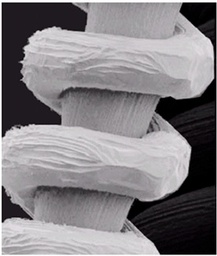
#> input picture assignment2/assignment2_image1.jpg, 217 x 256 px, shrunk from 276 x 325 before the run, found by its file name
$ python ex2.py
#> lines starting #> are read from the running program, lines starting #| are printed output that depends on the picture
# %%
import pandas as pd
import cv2 as cv
import numpy as np
import matplotlib.pyplot as plt
import math
from IPython.display import Image, display, HTML

print(pd.__version__)
print(cv.__version__)

# %%
#%%[markdown]
# ![title](assignment2_image1.jpg)
image = cv.imread("./image/assignment2_image1.jpg")
#> image is the input picture: shape (256, 217, 3); mean B, G, R 130.5, 127.1, 130.3
gray_image = cv.cvtColor(image, cv.COLOR_BGR2GRAY)

display(HTML('<h3>Original image</h3>'))
display(Image(filename='./image/assignment2_image1.jpg'))

# %% [markdown]
# # 1. Gamma Correction with value from 0.5 - 2.0 (step = 0.1)

# %%

# Define the initial gamma value
gamma = 0.5

# Perform gamma correction
while(gamma < 2.01):
    gamma_corrected = np.power(image/255.0, gamma)
    gamma_corrected = np.uint8(gamma_corrected * 255.0)
    cv.imwrite(f'./image/gamma/output_{gamma}.jpg', gamma_corrected)

    gamma = round(gamma + 0.1, 2)
#> this loop made 16 passes
#> pass 1, `gamma_corrected = np.power(image/255.0, gamma)`:
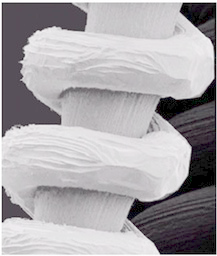
#> gamma_corrected: shape (256, 217, 3) float64; mean B, G, R 0.664, 0.65, 0.662


# display all new images
i = 0.5
while (i < 2.01):
    # display(HTML(f'<h3>gamma = {i}</h3>'))
    # display(Image(filename=f'./image/gamma/output_{i}.jpg') )
    # print(i)
    i = round(i + 0.1, 2)

display(HTML('<h3>gamma = 0.5</h3>'))
display(Image(filename=f'./image/gamma/output_0.5.jpg'))

display(HTML('<h3>gamma = 1.0</h3>'))
display(Image(filename=f'./image/gamma/output_1.0.jpg'))

display(HTML('<h3>gamma = 1.5</h3>'))
display(Image(filename=f'./image/gamma/output_1.5.jpg'))

display(HTML('<h3>gamma = 2.0</h3>'))
display(Image(filename=f'./image/gamma/output_2.0.jpg'))

# %% [markdown]
# > #### **จากผลการรัน เราจะเห็นได้ว่าช่วงที่ให้ผลลัพธ์ดีที่สุด คือ ช่วงที่ค่า gamma ประมาณ 0.5-1.0 แต่ก็ยังได้ภาพที่ปรับแต่งได้ไม่ดีที่สุด เพราะ อัลกอริทึมปรับแต่งส่วนอื่นที่เราไม่ต้องการให้สว่างขึ้นด้วย**
#

# %% [markdown]
# ---------------------------------------------------------

# %% [markdown]
# # 2. Global Histogram Equalization

# %%
# Load the image (8 bits pixel)
image = cv.imread("./image/assignment2_image1.jpg", cv.IMREAD_GRAYSCALE)  # Read as grayscale
#> image: shape (256, 217); min 0, max 255, mean 128.4
width, height = image.shape
#> width = 256; height = 217
n = width * height
#> n = 55552

"""
image.flatten() returns 1 array dimension of image
bins is interval that we seperate to count group of values
ex. bins = 8 -> [frequency of 0-7], [frequency of 8-15], [frequency of 16-23],...
in this case we want to count every value that appear in image
so we set bins = 256 to count every value one by one
range = considering data, ignore if not in range
"""
# Calculate the histogram of the image
hist, bins = np.histogram(image.flatten(), bins=256, range=(0, 256))
#> hist = 256 values, max 3650 at index 28, min 1 at index 231, mean 217; bins = 257 values from 0 to 256

# downscale with its size to caculate CDF
hist_downscaled = hist / n
#> hist_downscaled = 256 values, max 0.0657 at index 28, min 1.8e-05 at index 231, mean 0.00391

# Display histogram
plt.figure(figsize=(8, 6))
#> (this line was passed over: IPython is not available in this run)
plt.title('Histogram of Original')
#> (this line was passed over: IPython is not available in this run)
plt.xlabel('Pixel Value')
#> (this line was passed over: IPython is not available in this run)
plt.ylabel('Frequency')
#> (this line was passed over: IPython is not available in this run)
plt.xlim([0, 256])
#> (this line was passed over: IPython is not available in this run)
plt.bar(np.arange(256), hist_downscaled, color='gray')
#> (this line was passed over: IPython is not available in this run)
plt.show()

# Calculate the cumulative distribution function (CDF) of the histogram
cdf = hist_downscaled.cumsum()
#> cdf = 256 values from 0.0253 to 1

# upscale back to replace original image
cdf_upscaled = cdf * 256
#> cdf_upscaled = 256 values from 6.47 to 256

"""
Apply histogram equalization to the image using the lookup table (its numpy function and can't do with normal array)
it will map each value pixel with value in cdf
ex. pixel of image with value = 252 will be mapped with value of index at 252 in cdf
"""

'''
More example :

a = np.array([0,3,2,6,42,7])
b= np.array([[5,5,5,5,5],[1,1,1,1,1]])

print(a[b]) -> [[7 7 7 7 7], [3 3 3 3 3]]
'''

# equivalent with "equalized_image = cdf[image]"
equalized_image = np.take(cdf_upscaled, image)
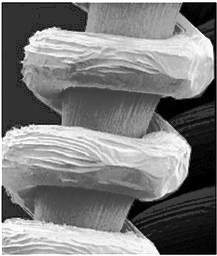
#> equalized_image: shape (256, 217) float64; min 6.47, max 256, mean 129.4; drawn with min black and max white

cv.imwrite('./image/output_global.jpg', equalized_image)

display(HTML('<h3>Enhanced image</h3>'))
display(Image("./image/output_global.jpg") )


# %% [markdown]
# > #### **จากผลการรัน เราจะเห็นได้ว่าผลลัพธ์ที่ได้มีความใกล้เคียงกับการใช้ gamma correction แต่มีปัญหาเหมือนกันคือ ส่วนที่ไม่ต้องการสว่างขึ้นมาด้วย**

# %% [markdown]
# ------

# %% [markdown]
# # 3. Local Histogram Equalization with 3 neighborhood sizes: 3x3, 7x7, and 11x11.

# %%
def caculatingMean(tile):
    n = tile.shape[0] * tile.shape[1]

    # Calculate the histogram of the image
    hist, bins = np.histogram(tile.flatten(), bins=256, range=(0, 256))

    # downscale with its size to caculate CDF
    hist_normalized = hist / np.sum(hist)

    mean = 0

    for i in range(tile.shape[1]):
        for j in range(tile.shape[0]):

            pixel_value = tile[j][i]
            mean += pixel_value * hist_normalized[pixel_value]

    return mean

def caculatingStd(tile):
    n = tile.shape[0] * tile.shape[1]

    # Calculate the histogram of the image
    hist, bins = np.histogram(tile.flatten(), bins=256, range=(0, 256))

    # downscale with its size to caculate CDF
    hist_normalized = hist / np.sum(hist)

    mean = caculatingMean(tile)
    var = 0

    for i in range(tile.shape[1]):
        for j in range(tile.shape[0]):
            pixel_value = tile[j][i]
            var += ( (pixel_value - mean)**2 ) * hist_normalized[pixel_value]

    return math.sqrt(var)

# [8 lines of commented-out code are left out]
def localEqualization(image, size):
    enhance_image = image.copy()
    height = image.shape[1]
    width = image.shape[0]
    # global_mean = float(np.mean(gray_image))
    # global_std = float(np.std(gray_image))
    global_mean = caculatingMean(image)
    global_std = caculatingStd(image)
    # global_mean_intensity = float(cv.meanStdDev(image)[0][0])
    # global_standard_deviation = float(cv.meanStdDev(image)[1][0])


    # Define the size of the tiles
    tile_height = size[0]
    tile_width = size[1]

    # Initialize a list to store the tiles
    tiles = []

    # Split the array into 3x3-sized tiles
    for i in range(0, height):
        for j in range(0, width):
            # Define the coordinates of the current tile
            y1 = i
            y2 = i + tile_height
            x1 = j
            x2 = j + tile_width

            # Extract the current sized tile from the array
            tile = image[x1:x2, y1:y2]
            center_pixel_x = j+1
            center_pixel_y = i+1

            # out of bound (index)
            if center_pixel_y > height-1:
                continue
            if center_pixel_x > width-1:
                continue


            local_mean = caculatingMean(tile)
            local_std = caculatingStd(tile)

            """
            E: The mutiple enhancement factor.
            k0: The upper bound of the global mean
            k1: The lower bound on the global std
            k2: The upper bound on the global std
            """

            # [17 lines of commented-out code are left out]

            k0 = 0.002
            k1 = 0.00002
            k2 = 0.001
            e = 3.5

            # [15 lines of commented-out code are left out]

            mean_condition = local_mean <= k0*global_mean
            std_condition = k1*global_std <= local_std <= k2*global_std

            if mean_condition and std_condition:
                old_value = image[center_pixel_x, center_pixel_y]
                new_value = old_value * e
                enhance_image[center_pixel_x, center_pixel_y] = min(255, new_value)

    return enhance_image

grid = (11, 11)
enhanced_image = localEqualization(gray_image, grid)
#> in caculatingMean, `hist, bins = np.histogram(tile.flatten(), bins=256, range=(0, 256))`: bins = 257 values from 0 to 256
#> in caculatingMean, `hist_normalized = hist / np.sum(hist)`: hist_normalized has the same summary as hist_downscaled outside caculatingMean
#> after the loop in caculatingMean, `for i in range(tile.shape[1]):`: mean = 58205.4
#> in caculatingStd, `hist, bins = np.histogram(tile.flatten(), bins=256, range=(0, 256))`: bins = 257 values from 0 to 256
#> in caculatingStd, `hist_normalized = hist / np.sum(hist)`: hist_normalized has the same summary as hist_downscaled outside caculatingStd
#> in caculatingStd, `mean = caculatingMean(tile)`: mean = 58205.4
#> after the loop in caculatingStd, `for i in range(tile.shape[1]):`: var = 2.1e+12
#> in localEqualization, `global_std = caculatingStd(image)`: global_std = 1447491
#> after the loop in localEqualization, `for i in range(0, height):`:
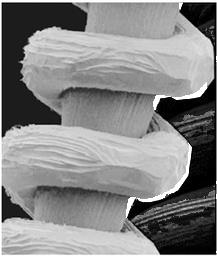
#> enhance_image: shape (256, 217); min 0, max 255, mean 132.6

cv.imwrite(f'./image/local_equalization/output_local_{grid}.jpg', enhanced_image)

display(HTML('<h3>3 x 3 </h3>'))
display(Image(f"./image/local_equalization/output_local_(3, 3).jpg") )

display(HTML('<h3>7 x 7 </h3>'))
display(Image(f"./image/local_equalization/output_local_(7, 7).jpg") )

display(HTML('<h3>11 x 11 </h3>'))
display(Image(f"./image/local_equalization/output_local_(11, 11).jpg") )


# %% [markdown]
# > #### **จากผลการรัน เราจะเห็นได้ว่าผลลัพธ์ที่ได้ค่อนข้างแตกต่างจาก gamma correction และ global equalization โดย**
#
# > **local equalization จะปรับเฉพาะส่วนด้านขวามือ (เส้นสีเทาข้างหลัง) ให้สว่างขึ้นโดยไปยุ่งกับส่วนที่ไม่เกี่ยวข้องน้อยมาก
# จากการลองรัน neighbor ขนาด 3 x 3, 7 x 7, 11 x 11 จะเห็นได้ชัดว่าภาพมีแนวโน้มที่จะมีคุณภาพมากขึ้นตามจำนวน neighbor ที่ใหญ่ขึ้น จะสังเกตว่า 3 x 3 จะมีความไม่ต่อเนื่องของการเติมความสว่างบ้าง และค่อยๆลดลงเมื่อเปลี่ยนเป็น 7 x 7 และ 11 x 11
# ทั้งนี้ ขึ้นอยู่กับการปรับค่า parameter (k0, k1, k2, e) ด้วย**

# %% [markdown]
# ##### โดยจากการทดลองได้ parameter ที่ทำให้ได้ผลลัพธ์ในระดับที่รับได้คือ
#
#     Best performance for 3 x 3
#     k0 = 0.00055
#     k1 = 0.0000002
#     k2 = 0.000012
#     e = 3.5
#
#     acceptable performance for 7 x 7
#     k0 = 0.00075
#     k1 = 0.000002
#     k2 = 0.0001
#     e = 3.5
#
#     acceptable performance for 11 x 11
#     k0 = 0.00055
#     k1 = 0.0000002
#     k2 = 0.000012
#     e = 3.5

# %% [markdown]
# -------------

# %% [markdown]
# > #### **โดยสรุป ในวิธีการทั้ง 3 วิธี วิธีที่ได้ผลลัพธ์ดีที่สุด คือ Local equalization เนื่องจากเกิดความเสียหายกับส่วนที่ไม่ต้องการปรับแต่งน้อยที่สุด แต่ก็มีข้อเสียคือ ต้องใช้เวลาในการหา parameter ที่ดีที่สุด**
